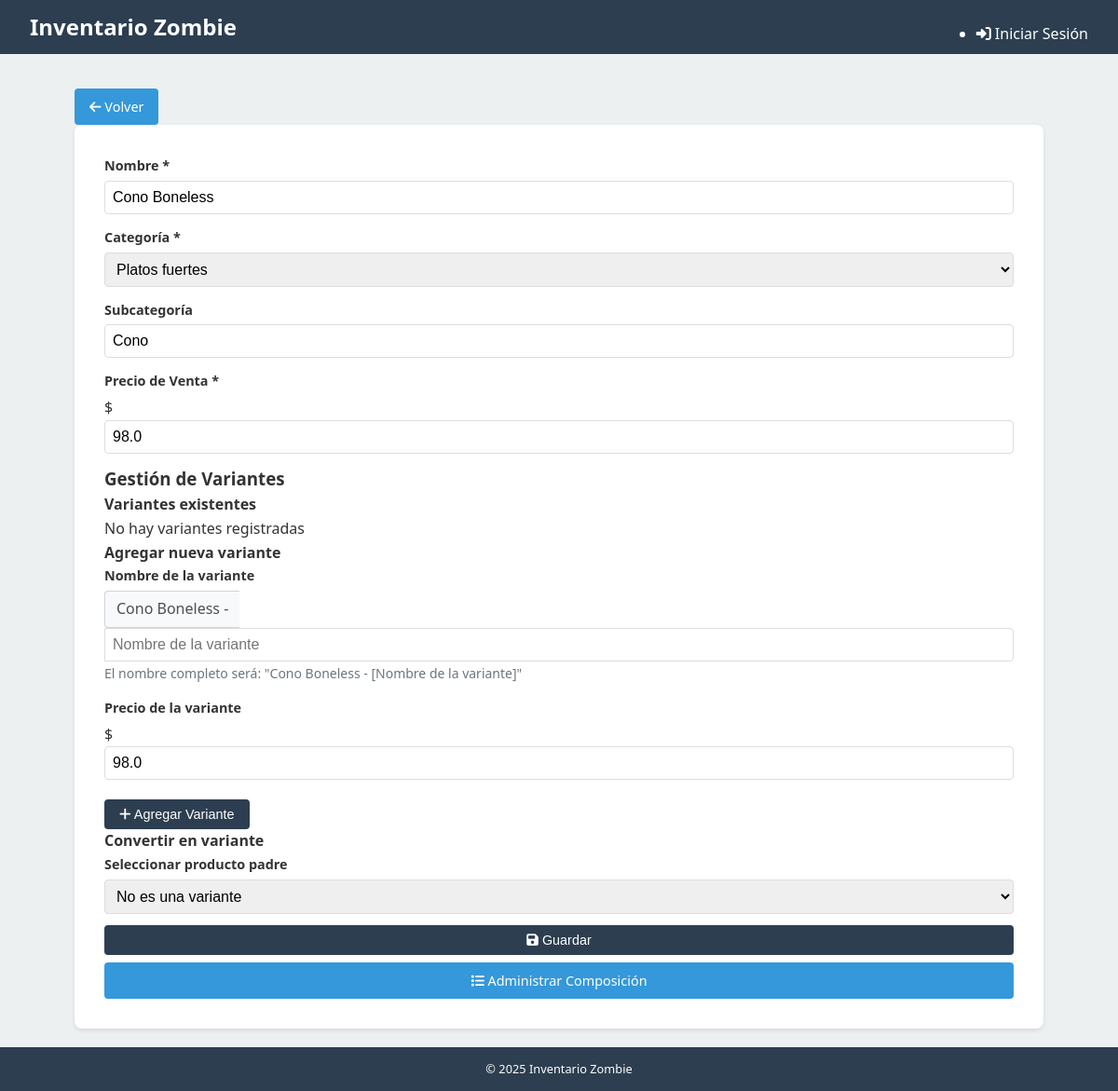
/articulos/editar/11, run on an earlier commit of the app's database.
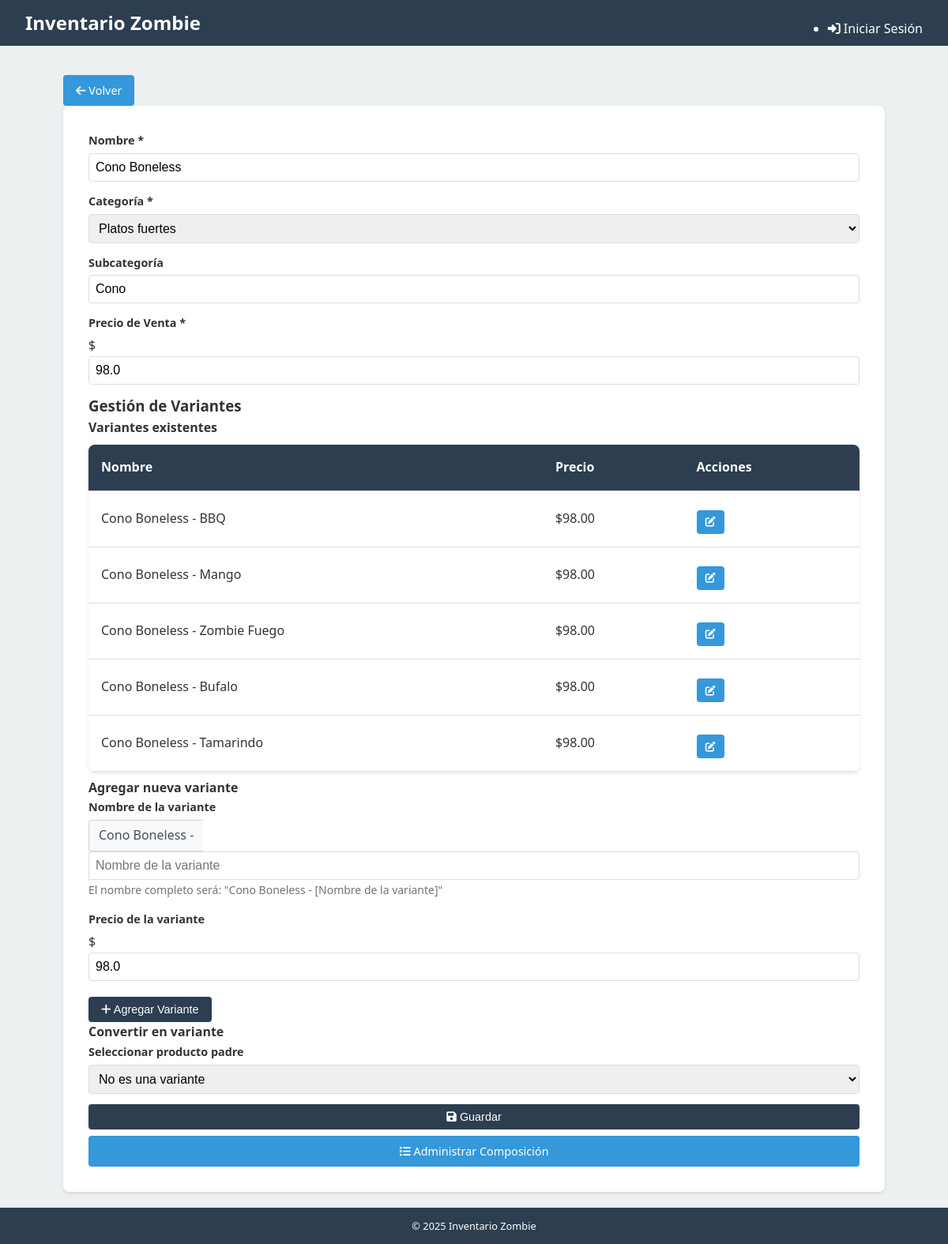
And on a later commit of the database.
### tables this page shows
CREATE TABLE ArticulosVendidos (
    id INTEGER PRIMARY KEY AUTOINCREMENT,
    nombre TEXT NOT NULL UNIQUE,
    categoria TEXT,
    subcategoria TEXT,
    precio_venta REAL
, articulo_padre_id INTEGER REFERENCES ArticulosVendidos(id), es_variante BOOLEAN DEFAULT 0);

### routes/articulos.py (the view)
@articulos_web_bp.route('/editar/<int:id>', methods=['GET'])
def editar(id):
    db = get_db()
    cursor = db.execute('''
        SELECT a.*, p.nombre as articulo_padre_nombre
        FROM ArticulosVendidos a
        LEFT JOIN ArticulosVendidos p ON a.articulo_padre_id = p.id
        WHERE a.id = ?
    ''', (id,))
    articulo = cursor.fetchone()
    if articulo is None:
        return render_template('error.html', message='Artículo no encontrado'), 404
    variantes = []
    if not articulo['es_variante']:
        cursor = db.execute('''
            SELECT id, nombre, precio_venta
            FROM ArticulosVendidos
            WHERE articulo_padre_id = ?
        ''', (id,))
        variantes = cursor.fetchall()
    cursor = db.execute('''
        SELECT id, nombre
        FROM ArticulosVendidos
        WHERE es_variante = 0 AND id != ?
    ''', (id,))
    productos_padre = cursor.fetchall()
    return render_template('articulos/formulario.html',
                         articulo=articulo,
                         variantes=variantes,
                         productos_padre=productos_padre)

### app.py (called while the page is built)
@app.template_global()
def now():
    return datetime.datetime.now()

@app.after_request
def add_cors_headers(response):
    response.headers.add('Access-Control-Allow-Origin', '*')
    response.headers.add('Access-Control-Allow-Headers', 'Content-Type,Authorization')
    response.headers.add('Access-Control-Allow-Methods', 'GET,PUT,POST,DELETE,OPTIONS')
    return response

### database.py (called while the page is built)
def get_db():
    if 'db' not in g:
        g.db = sqlite3.connect(
            current_app.config['DATABASE'],
            detect_types=sqlite3.PARSE_DECLTYPES
        )
        g.db.row_factory = sqlite3.Row
    return g.db

### templates/articulos/formulario.html (shortened to what this page needs)
{% extends "layout.html" %}
{% block content %}
<div class="page-header">
    <h1>{% if articulo %}Editar Artículo{% else %}Nuevo Artículo{% endif %}</h1>
    <a href="{{ url_for('articulos_web.index') }}" class="btn btn-secondary">
        <i class="fas fa-arrow-left"></i> Volver
    </a>
</div>
<form id="product-form" class="mobile-form">
    <div class="form-group">
        <label for="nombre">Nombre <span class="required">*</span></label>
        <input type="text" id="nombre" name="nombre" required
               value="{{ articulo.nombre if articulo else '' }}">
    </div>
    <div class="form-group">
        <label for="categoria">Categoría <span class="required">*</span></label>
        <select id="categoria" name="categoria" required>
            <option value="Platos fuertes" {% if articulo and articulo.categoria == 'Platos fuertes' %}selected{% endif %}>Platos fuertes</option>
        </select>
    </div>
    <div class="form-group">
        <label for="subcategoria">Subcategoría</label>
        <input type="text" id="subcategoria" name="subcategoria"
               value="{{ articulo.subcategoria if articulo and articulo.subcategoria else '' }}">
    </div>
    <div class="form-group">
        <label for="precio_venta">Precio de Venta <span class="required">*</span></label>
        <div class="input-addon">
            <span class="addon-prefix">$</span>
            <input type="number" id="precio_venta" name="precio_venta" step="0.01" min="0" required
                   value="{{ articulo.precio_venta if articulo else '' }}">
        </div>
    </div>
    {% if articulo %}
    <div class="variants-section">
        <h3>Gestión de Variantes</h3>
        {% if not articulo.es_variante %}
        <div class="variants-list">
            <h4>Variantes existentes</h4>
            {% if variantes %}
            <table class="table">
                <thead>
                    <tr>
                        <th>Nombre</th>
                        <th>Precio</th>
                        <th>Acciones</th>
                    </tr>
                </thead>
                <tbody>
                    {% for variante in variantes %}
                    <tr>
                        <td>{{ variante.nombre }}</td>
                        <td>${{ "%.2f"|format(variante.precio_venta) }}</td>
                        <td>
                            <a href="{{ url_for('articulos_web.editar', id=variante.id) }}" class="btn btn-sm btn-secondary">
                                <i class="fas fa-edit"></i>
                            </a>
                        </td>
                    </tr>
                    {% endfor %}
                </tbody>
            </table>
            {% else %}
            <p>No hay variantes registradas</p>
            {% endif %}
            <div class="add-variant-form">
                <h4>Agregar nueva variante</h4>
                <div class="form-group">
                    <label for="variante_nombre">Nombre de la variante</label>
                    <div class="input-group">
                        <div class="input-group-prepend">
                            <span class="input-group-text">{{ articulo.nombre }} -</span>
                        </div>
                        <input type="text" id="variante_nombre" name="variante_nombre" class="form-control" placeholder="Nombre de la variante">
                    </div>
                    <small class="form-text text-muted">El nombre completo será: "{{ articulo.nombre }} - [Nombre de la variante]"</small>
                </div>
                <div class="form-group">
                    <label for="variante_precio">Precio de la variante</label>
                    <div class="input-addon">
                        <span class="addon-prefix">$</span>
                        <input type="number" id="variante_precio" name="variante_precio" step="0.01" min="0"
                               value="{{ articulo.precio_venta }}">
                    </div>
                </div>
                <button type="button" id="add-variant-btn" class="btn btn-primary">
                    <i class="fas fa-plus"></i> Agregar Variante
                </button>
            </div>
        </div>
        {% endif %}
        {% if not articulo.es_variante %}
        <div class="convert-to-variant">
            <h4>Convertir en variante</h4>
            <div class="form-group">
                <label for="articulo_padre_id">Seleccionar producto padre</label>
                <select id="articulo_padre_id" name="articulo_padre_id">
                    <option value="">No es una variante</option>
                </select>
            </div>
        </div>
        {% endif %}
    </div>
    {% endif %}
    <div class="form-actions">
        <button type="submit" class="btn btn-primary btn-block">
            <i class="fas fa-save"></i> Guardar
        </button>
        {% if articulo %}
        <a href="{{ url_for('articulos_web.composicion', id=articulo.id) }}" class="btn btn-secondary btn-block">
            <i class="fas fa-list"></i> Administrar Composición
        </a>
        {% endif %}
    </div>
</form>
{% endblock %}

### templates/layout.html (shortened to what this page needs)
<!DOCTYPE html>
<html lang="es">
<head>
    <link rel="stylesheet" href="{{ url_for('static', filename='css/main.css') }}">
    <link rel="stylesheet" href="https://cdnjs.cloudflare.com/ajax/libs/font-awesome/6.1.1/css/all.min.css">
</head>
<body>
    <header>
        <nav>
            <div class="logo">
                <a href="{{ url_for('index') }}">Inventario Zombie</a>
            </div>
            <ul class="nav-links">
                {% if current_user.is_authenticated %}
                    {% if current_user.rol == 'admin' %}
                        <li><a href="{{ url_for('recepciones_web.formulario') }}"><i class="fas fa-utensils"></i> Cocina</a></li>
                        <li><a href="{{ url_for('recepciones_web.historial') }}"><i class="fas fa-clipboard-list"></i> Historial Recepciones</a></li>
                        <li><a href="{{ url_for('ventas_web.lista') }}"><i class="fas fa-chart-line"></i> Ventas</a></li>
                        <li><a href="{{ url_for('ingredientes_web.index') }}"><i class="fas fa-carrot"></i> Ingredientes</a></li>
                        <li><a href="{{ url_for('articulos_web.index') }}"><i class="fas fa-hamburger"></i> Artículos</a></li>
                        <li><a href="{{ url_for('inventario_web.dashboard') }}"><i class="fas fa-warehouse"></i> Inventario</a></li>
                        <li><a href="{{ url_for('auth.lista_usuarios') }}"><i class="fas fa-users"></i> Usuarios</a></li>
                    {% elif current_user.rol == 'cocina' %}
                        <li><a href="{{ url_for('recepciones_web.formulario') }}"><i class="fas fa-utensils"></i> Recepción</a></li>
                    {% endif %}
                    <li class="user-menu">
                        <a href="#"><i class="fas fa-user-circle"></i> {{ current_user.nombre }}</a>
                        <ul class="dropdown">
                            <li><a href="{{ url_for('auth.logout') }}"><i class="fas fa-sign-out-alt"></i> Cerrar Sesión</a></li>
                        </ul>
                    </li>
                {% else %}
                    <li><a href="{{ url_for('auth.login') }}"><i class="fas fa-sign-in-alt"></i> Iniciar Sesión</a></li>
                {% endif %}
            </ul>
        </nav>
    </header>
    <main class="container">
        {% block content %}{% endblock %}
    </main>
    <footer>
        <p>&copy; {{ now().year }} Inventario Zombie</p>
    </footer>
</body>
</html>

### static/css/main.css (style rules this page uses)
:root { --primary-color: #2c3e50; --secondary-color: #3498db; --accent-color: #e74c3c; --background-color: #ecf0f1; --text-color: #333; --light-text: #fff; --success-color: #2ecc71; --warning-color: #f39c12; --error-color: #e74c3c; --info-color: #3498db; }
* { margin: 0; padding: 0; box-sizing: border-box; }
body { font-family: 'Segoe UI', Tahoma, Geneva, Verdana, sans-serif; line-height: 1.6; color: var(--text-color); background-color: var(--background-color); }
.container { width: 95%; margin: 0 auto; padding: 10px; }
header { background-color: var(--primary-color); color: var(--light-text); padding: 0.5rem 0; position: fixed; top: 0; width: 100%; z-index: 1000; }
nav { display: flex; justify-content: space-between; align-items: center; padding: 0 1rem; }
.logo a { color: var(--light-text); text-decoration: none; font-size: 1.2rem; font-weight: bold; }
.nav-links { position: fixed; top: 0; right: -100%; width: 70%; height: 100vh; background-color: var(--primary-color); flex-direction: column; justify-content: flex-start; align-items: center; padding-top: 60px; transition: right 0.3s ease; z-index: 900; }
.nav-links li { margin: 1rem 0; width: 100%; text-align: center; }
.nav-links a { color: var(--light-text); text-decoration: none; font-size: 1.1rem; display: block; padding: 0.5rem 0; transition: background-color 0.3s; }
main { margin-top: 60px; min-height: calc(100vh - 110px); padding: 1rem 0; }
h1 { color: var(--primary-color); margin-bottom: 1rem; font-size: 1.5rem; text-align: center; }
.btn { display: inline-block; background-color: var(--secondary-color); color: var(--light-text); padding: 0.5rem 1rem; border-radius: 4px; text-decoration: none; margin-top: 0.5rem; transition: background-color 0.3s; text-align: center; border: none; cursor: pointer; font-size: 0.9rem; }
.btn-block { display: block; width: 100%; }
form { background: white; padding: 1rem; border-radius: 8px; box-shadow: 0 2px 4px rgba(0, 0, 0, 0.1); width: 100%; margin: 0 auto; }
.form-group { margin-bottom: 0.8rem; }
label { display: block; margin-bottom: 0.3rem; font-weight: bold; font-size: 0.9rem; }
input, select, textarea { width: 100%; padding: 0.5rem; border: 1px solid #ddd; border-radius: 4px; font-size: 1rem; }
table { width: 100%; border-collapse: collapse; margin: 0.5rem 0; background-color: white; border-radius: 8px; overflow: hidden; box-shadow: 0 2px 4px rgba(0, 0, 0, 0.1); }
th, td { padding: 0.7rem; text-align: left; border-bottom: 1px solid #ddd; font-size: 0.9rem; }
th { background-color: var(--primary-color); color: var(--light-text); }
footer { background-color: var(--primary-color); color: var(--light-text); text-align: center; padding: 0.8rem 0; font-size: 0.8rem; }
@media screen and (min-width: 768px) { .container { width: 90%; padding: 20px; } }
@media screen and (min-width: 768px) { nav { padding: 0 2rem; } }
@media screen and (min-width: 768px) { .logo a { font-size: 1.5rem; } }
@media screen and (min-width: 768px) { .nav-links { position: static; width: auto; height: auto; background-color: transparent; display: flex; flex-direction: row; padding-top: 0; } }
@media screen and (min-width: 768px) { .nav-links li { margin-left: 1.5rem; margin-bottom: 0; width: auto; } }
@media screen and (min-width: 768px) { .nav-links a { font-size: 1rem; padding: 0; } }
@media screen and (min-width: 768px) { main { margin-top: 70px; padding: 2rem 0; } }
@media screen and (min-width: 768px) { h1 { font-size: 2rem; text-align: left; } }
@media screen and (min-width: 768px) { form { padding: 2rem; } }
@media screen and (min-width: 768px) { th, td { padding: 1rem; font-size: 1rem; } }
.btn-primary { background-color: var(--primary-color); }
.btn-secondary { background-color: var(--secondary-color); }
.btn-sm { padding: 0.3rem 0.7rem; font-size: 0.8rem; }

### templates/articulos/formulario.html (style rules this page uses)
.input-group-prepend { display: flex; align-items: center; }
.input-group-text { background-color: #f8f9fa; border: 1px solid #ced4da; border-right: none; color: #495057; padding: 0.375rem 0.75rem; border-radius: 0.25rem 0 0 0.25rem; }
.input-group .form-control { border-radius: 0 0.25rem 0.25rem 0; }
.form-text { color: #6c757d; font-size: 0.875rem; margin-top: 0.25rem; }

What changed in the data, as far as the page shows it:
added ArticulosVendidos: nombre "Cono Boneless - BBQ", precio_venta "98.00"
added ArticulosVendidos: nombre "Cono Boneless - Mango", precio_venta "98.00"
added ArticulosVendidos: nombre "Cono Boneless - Zombie Fuego", precio_venta "98.00"
added ArticulosVendidos: nombre "Cono Boneless - Bufalo", precio_venta "98.00"
added ArticulosVendidos: nombre "Cono Boneless - Tamarindo", precio_venta "98.00"
Also different on the page:
text no longer shown: "No hay variantes registradas"
text now shown: "Nombre Precio Acciones"
